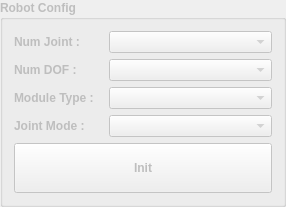
         <widget class="QGroupBox" name="gbRobotConfig">
          <property name="enabled">
           <bool>false</bool>
          </property>
          <property name="maximumSize">
           <size>
            <width>250</width>
            <height>250</height>
           </size>
          </property>
          <property name="font">
           <font>
            <weight>75</weight>
            <bold>true</bold>
           </font>
          </property>
          <property name="title">
           <string>Robot Config</string>
          </property>
          <layout class="QGridLayout" name="gridLayout_2">
           <item row="0" column="0">
            <layout class="QVBoxLayout" name="verticalLayout_3">
             <item>
              <widget class="QLabel" name="label_3">
               <property name="text">
                <string>Num Joint : </string>
               </property>
              </widget>
             </item>
             <item>
              <widget class="QLabel" name="label_4">
               <property name="text">
                <string>Num DOF : </string>
               </property>
              </widget>
             </item>
             <item>
              <widget class="QLabel" name="label_5">
               <property name="text">
                <string>Module Type : </string>
               </property>
              </widget>
             </item>
             <item>
              <widget class="QLabel" name="labelCommType">
               <property name="text">
                <string>Joint Mode : </string>
               </property>
              </widget>
             </item>
            </layout>
           </item>
           <item row="0" column="1">
            <layout class="QVBoxLayout" name="verticalLayout_4">
             <item>
              <layout class="QVBoxLayout" name="verticalLayout_5">
               <property name="leftMargin">
                <number>5</number>
               </property>
               <item>
                <widget class="QComboBox" name="cbNumJoint">
                 <property name="sizePolicy">
                  <sizepolicy hsizetype="Expanding" vsizetype="Fixed">
                   <horstretch>0</horstretch>
                   <verstretch>0</verstretch>
                  </sizepolicy>
                 </property>
                 <item>
                  <property name="text">
                   <string/>
                  </property>
                 </item>
                 <item>
                  <property name="text">
                   <string>1</string>
                  </property>
                 </item>
                 <item>
                  <property name="text">
                   <string>6</string>
                  </property>
                 </item>
                </widget>
               </item>
               <item>
                <widget class="QComboBox" name="cbNumDOF">
                 <property name="sizePolicy">
                  <sizepolicy hsizetype="Expanding" vsizetype="Fixed">
                   <horstretch>0</horstretch>
                   <verstretch>0</verstretch>
                  </sizepolicy>
                 </property>
                 <item>
                  <property name="text">
                   <string/>
                  </property>
                 </item>
                 <item>
                  <property name="text">
                   <string>1</string>
                  </property>
                 </item>
                 <item>
                  <property name="text">
                   <string>6</string>
                  </property>
                 </item>
                </widget>
               </item>
               <item>
                <widget class="QComboBox" name="cbModuleType">
                 <property name="sizePolicy">
                  <sizepolicy hsizetype="Expanding" vsizetype="Fixed">
                   <horstretch>0</horstretch>
                   <verstretch>0</verstretch>
                  </sizepolicy>
                 </property>
                 <item>
                  <property name="text">
                   <string/>
                  </property>
                 </item>
                 <item>
                  <property name="text">
                   <string>FAR V1</string>
                  </property>
                 </item>
                 <item>
                  <property name="text">
                   <string>FAR V2</string>
                  </property>
                 </item>
                 <item>
                  <property name="text">
                   <string>SEA</string>
                  </property>
                 </item>
                </widget>
               </item>
               <item>
                <widget class="QComboBox" name="cbJointMode">
                 <property name="sizePolicy">
                  <sizepolicy hsizetype="Fixed" vsizetype="Fixed">
                   <horstretch>0</horstretch>
                   <verstretch>0</verstretch>
                  </sizepolicy>
                 </property>
                 <item>
                  <property name="text">
                   <string/>
                  </property>
                 </item>
                 <item>
                  <property name="text">
                   <string>Current</string>
                  </property>
                 </item>
                 <item>
                  <property name="text">
                   <string>Velocity</string>
                  </property>
                 </item>
                 <item>
                  <property name="text">
                   <string>Position</string>
                  </property>
                 </item>
                 <item>
                  <property name="text">
                   <string>Extended Position</string>
                  </property>
                 </item>
                 <item>
                  <property name="text">
                   <string>Current Based Position</string>
                  </property>
                 </item>
                 <item>
                  <property name="text">
                   <string>PWM</string>
                  </property>
                 </item>
                </widget>
               </item>
              </layout>
             </item>
            </layout>
           </item>
           <item row="1" column="0" colspan="2">
            <widget class="QPushButton" name="btnSetInit">
             <property name="minimumSize">
              <size>
               <width>0</width>
               <height>50</height>
              </size>
             </property>
             <property name="text">
              <string>Init</string>
             </property>
            </widget>
           </item>
          </layout>
         </widget>
